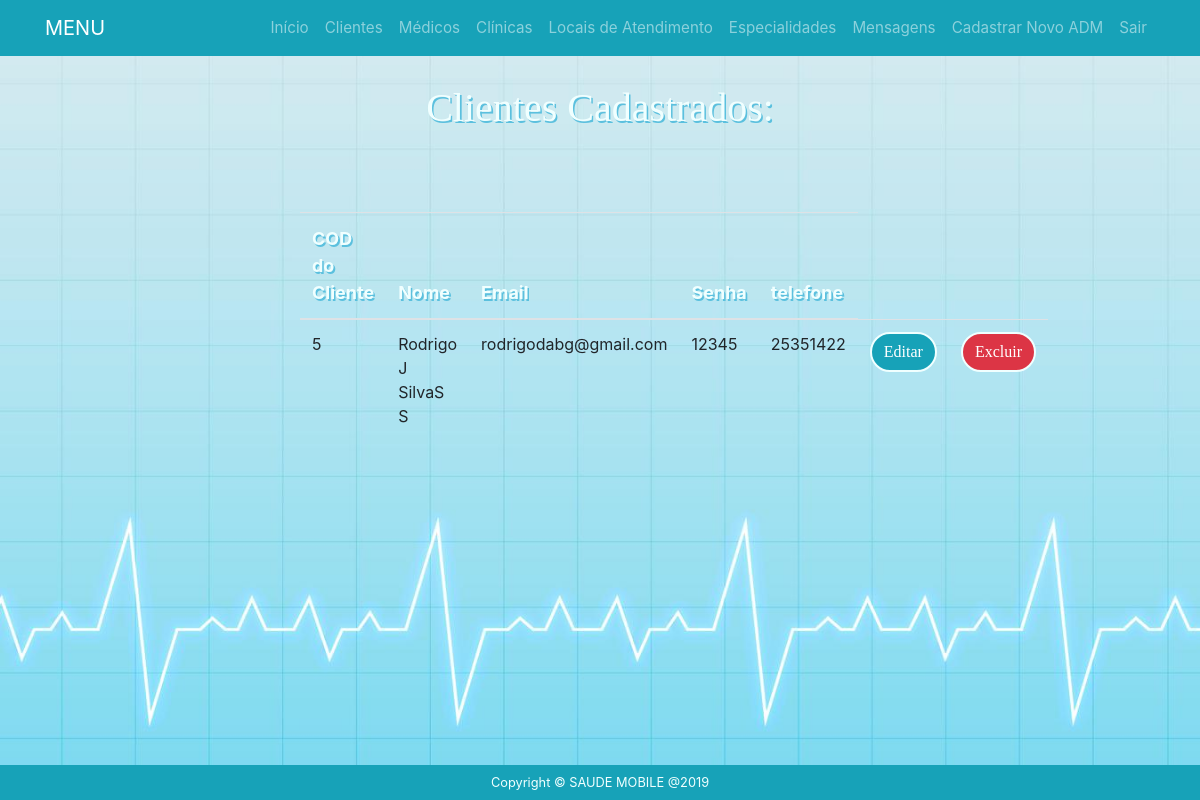
Page /adm/lista-cliente.php on the committed database.
### tables this page shows
CREATE TABLE `cliente` (
  `codcliente` int(8) NOT NULL,
  `nome` varchar(100) NOT NULL,
  `email` varchar(100) NOT NULL,
  `senha` varchar(10) NOT NULL,
  `cpf` varchar(15) NOT NULL,
  `identidade` varchar(15) NOT NULL,
  `datadenascimento` date NOT NULL,
  `sexo` varchar(10) NOT NULL,
  `tiposanguineo` varchar(5) NOT NULL,
  `doencapreexistente` varchar(150) DEFAULT NULL,
  `medicacao` varchar(100) DEFAULT NULL,
  `cep` varchar(9) NOT NULL,
  `endereco` varchar(100) NOT NULL,
  `numero` varchar(5) NOT NULL,
  `bairro` varchar(20) NOT NULL,
  `cidade` varchar(20) NOT NULL,
  `estado` varchar(20) NOT NULL,
  `telefone` varchar(13) NOT NULL,
  `celular` varchar(13) DEFAULT NULL,
  `whatsapp` varchar(13) DEFAULT NULL,
  `tipopaciente` varchar(40) NOT NULL,
  `convenio` varchar(40) DEFAULT NULL,
  `tipoconvenio` varchar(40) DEFAULT NULL,
  `titular` varchar(100) DEFAULT NULL,
  `imagem` varchar(250) NOT NULL
);

### adm/Cliente.class.php (called while the page is built, shortened)
<?php
class cliente{
     public function lista(){
        $pdo = Conexao::conexao();
        $sql  = "SELECT * FROM cliente;";
        $consulta = $pdo->query($sql);
        $dados = null;
        while ($linha = $consulta->fetch(PDO::FETCH_ASSOC)){
            $dados[] = array(
            "codcliente" => $linha['codcliente'],
            "nome" => $linha['nome'],
            "email" => $linha['email'],
            "senha" => $linha['senha'],
            "telefone" => $linha['telefone']
            );
        }
        return $dados;
    }
}

### adm/lista-cliente.php (the view, shortened to what this page needs)
<?php
    require "Cliente.class.php";
    $cliente = new cliente();
    $dados = $cliente->lista();
?>
<?php include "header.php" ?>
<body>
	<div class="container-fluid listarcliente">
		<div class="row">
			<div class="col-sm-3"></div>
			<div class="col-sm-6">
				<div class="content-box-large">
		  			<div class="panel-heading">
						<div class="panel-title">
				  			<h3>Clientes Cadastrados:</h3><br><br>
						</div>
					</div>
		  			<div class="panel-body">
     					<?php if($dados==null){ ?>
            			<p>Nenhum Cadastrado</p>
        				<?php } else{ ?>
		  								<div class="row">
		  									<div class="table-responsive-sm">
		  										<table class="table table-hover">
				              						<thead>
				                						<tr>
								  							<th>COD do Cliente</th>
				                  							<th>Nome</th>
				                  							<th>Email</th>
				                  							<th>Senha</th>
								  							<th>telefone</th>
				                						</tr>
				              						</thead>
													<?php
								 						foreach($dados as $dado => $coluna){
															echo "<tr>";
															echo "<td>".$coluna['codcliente']."</td>";
														    echo "<td>".$coluna['nome']."</td>";
															echo "<td>".$coluna['email']."</td>";
														    echo "<td>".$coluna['senha']."</td>";
															echo "<td>".$coluna['telefone']."</td>";
															echo '<td>  <a href="editar-cliente.php?codcliente='.$coluna['codcliente'].  "&nome=" . $coluna['nome'] . "&email=" . $coluna['email'] . "&senha=" . $coluna['senha']."&telefone=". $coluna['telefone'].'"> <input type="submit" class="btn btn-info editar"  value="Editar"/></td><td>
                                                				<a href="excluir-cliente.php?codcliente='.$coluna['codcliente'].'"> <input type="submit" class="btn btn-danger"  value="Excluir"/></a></td></td>';
														}
													?>
													<?php } ?>
				            					</table>
		  									</div>
  										</div>
					</div>
		  		</div>
			</div>
			<div class="col-sm-3"></div>
		</div>
	</div>
</body>
<?php include "../footer.php" ?>

### css/index.css (style rules this page uses)
.col-sm-8, .col-sm-6, .col-sm-3, .col-sm-2 { padding-top: 1.5vh; align-items: center; }
.container-fluid { padding-top: 12vh; width: 100vw; height: 100vh; background-image: url("../img/fundo.jpg"); background-size: 100% 100%; }
.container-fluid.listarcliente { padding-top: 1vh; width: 100vw; height: 100vh; background-image: url("../img/fundo.jpg"); background-size: 100% 100%; }
.container-fluid h3 { padding-top: 8vh; padding-bottom: 3vh; text-align: center; font-size: 5vh; color: azure; text-shadow: 0.2vh 0.2vh #5bc0de; font-family: 'Crete Round', serif !important; }
.btn.btn-info { display: block; margin-left: auto; margin-right: auto; width: 50%; height: 100%; border: 0.3vh solid azure; border-radius: 5vh; font-size: 2.5vh; font-family: 'Crete Round', serif !important; }
.btn.btn-info.editar { display: block; margin-left: auto; margin-right: auto; width: 100%; height: 90%; border: 0.3vh solid azure; border-radius: 5vh; font-size: 2.0vh; font-family: 'Crete Round', serif !important; }
.btn.btn-danger { display: block; margin-left: auto; margin-right: auto; width: 100%; height: 90%; border: 0.3vh solid azure; border-radius: 5vh; font-size: 2.0vh; font-family: 'Crete Round', serif !important; }
a { font-size: 95%; }
th { color: azure; font-size: 2.25vh; text-shadow: 0.2vh 0.2vh #5bc0de; }

### rows in the picture
cliente: codcliente "5", nome "Rodrigo J SilvaS S", email "rodrigodabg@gmail.com", senha "12345", telefone "25351422"
